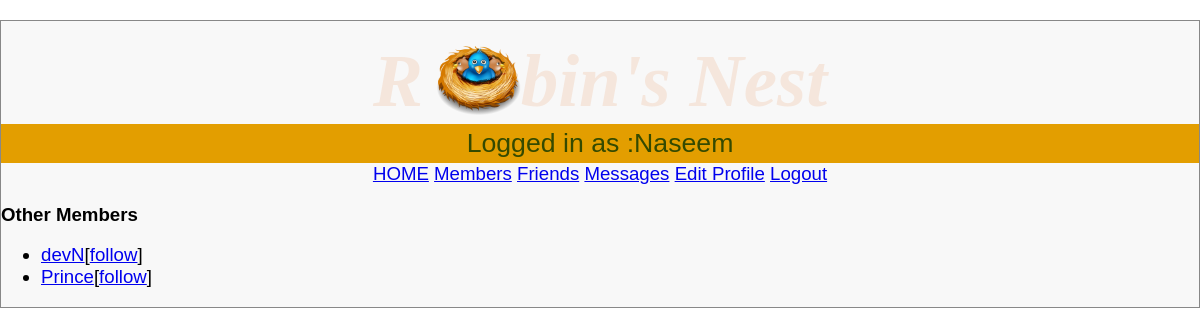
The app's page /members.php (signed in) with its own data.
### tables this page shows
CREATE TABLE `members` (
  `user` varchar(16) DEFAULT NULL,
  `pass` varchar(16) DEFAULT NULL
);

### functions.php (called while the page is built, shortened)
<?php
$serverName="localhost";
$dbUsername="root";
$password="";
$dbName="robinsnest";
$conn = new mysqli($serverName,$dbUsername,$password,$dbName);
function queryMysql($query){
	global $conn;
	$result=$conn -> query($query);
	if(!$result){
		die("Fatal error");
	}else{
		return $result;
	}
}
 ?></div>

### members.php (the view, shortened to what this page needs)
<?php
require_once 'header.php';
$result = queryMysql("SELECT user FROM members ORDER BY user");
$num = $result->num_rows;
echo "<h3>Other Members</h3><ul>";
for ($j = 0; $j < $num; ++$j) {
    $row = $result->fetch_array(MYSQLI_ASSOC);
    if ($row['user'] == $user) {
        continue;
    }
    echo "<li><a  data-transition='slide' href='members.php?view=" . $row['user'] . "'>" . $row['user'] . "</a>";
    $follow = "follow";
    $result1 = queryMysql("SELECT * FROM friends WHERE user='" . $row['user'] . "' AND friend='$user'");
    $t1 = $result1->num_rows;
    $result2 = queryMysql("SELECT * FROM friends WHERE user='$user' AND friend='" . $row['user'] . "'");
    if (!$t1) {
        echo "[<a data-transition='slide' href='members.php?add=" . $row['user'] . "'>$follow</a>]";
    } else {
        echo "[<a data-transition='slide' href='members.php?remove=" . $row['user'] . "'>drop</a>]";
    }
}
?>
</ul></div>
</body>
</html>

### header.php (shortened to what this page needs)
<?php
echo <<<_INIT
<!DOCTYPE html>
<html>
<head>
<meta charset='utf-8'>
<meta name='viewport' content='width=device-width,intial-scale=1'>
<link rel="stylesheet" href="https://cdnjs.cloudflare.com/ajax/libs/jquery-mobile/1.4.5/jquery.mobile.min.css" />
<link rel='stylesheet' href='styles.css'>
<script src='javascript.js'></script>
<script src="https://cdnjs.cloudflare.com/ajax/libs/jquery/2.2.4/jquery.min.js"></script>
<script src="https://cdnjs.cloudflare.com/ajax/libs/jquery-mobile/1.4.1/jquery.mobile.min.js"></script>
_INIT;
require_once 'functions.php';
$userstr='Welcome guest';
if(isset($_SESSION['user'])){
    $user=$_SESSION['user'];
    $loggedin=TRUE;
    $userstr="Logged in as :$user";
}else{
    $loggedin=FALSE;
}
echo <<<_MAIN
<title> Robin s Nest:$userstr </title>
</head>
<body class=' ui-bar-b'>
 <div data-role='page' class=' ui-bar-b'>
    <div data-role='header'>
      <div id='logo'class='center'>
        R <img id="robin" class="nest" src='robin.png'>bin's Nest
      </div>
    <div class='username'>$userstr</div>
 </div>
 <div data-role='content'>
_MAIN;
 if($loggedin){
    echo <<<_LOGGEDIN
     <div class='center'>
     <a data-role='button' data-inline='ture' data-icon='home' data-trasition="flow" href='members.php?view=$user'>HOME</a>
     <a data-role='button' data-inline='ture' data-icon='user' data-trasition="flow" href='members.php'>Members</a>
     <a data-role='button' data-inline='ture' data-icon='heart' data-trasition="flow" href='friends.php'>Friends</a>
     <a data-role='button' data-inline='ture' data-icon='comment' data-trasition="flow" href='messages.php'>Messages</a>
     <a data-role='button' data-inline='ture' data-icon='edit' data-trasition="flow" href='profile.php'>Edit Profile</a>
     <a data-role='button' data-inline='ture' data-icon='forward' data-trasition="flow" href='logout.php'>Logout</a>
     </div>
    _LOGGEDIN;
 }
?>

### styles.css (style rules this page uses)
* { font-family:verdana,sans-serif; font-size :14pt; box-sizing: border-box; }
body { width :700px; margin :20px auto; background:#f8f8f8; border :1px solid #888; width: 100%; }
html { background:#fff }
img { border :1px solid black; margin-right :15px; -moz-box-shadow :2px 2px 2px #888; -webkit-box-shadow:2px 2px 2px #888; box-shadow :2px 2px 2px #888; }
.username { text-align :center; background :#e39e00; color :#344a00; font-family:helvetica; font-size :20pt; padding :4px; }
.center { text-align:center; }
#logo { font-family:Georgia; font-weight:bold; font-style :italic; font-size :75px; color: #f5e6dc; }
#robin { position :relative; height: 85px; width: 85px; object-fit: contain; border :0px; margin-left :-6px; margin-right :0px; top :17px; -moz-box-shadow :0px 0px 0px; -webkit-box-shadow:0px 0px 0px; box-shadow :0px 0px 0px; }

### records on screen
members: user "devN", follow "follow"
members: user "Prince", follow "follow"

### other values on screen
$userstr "Logged in as :Naseem"
